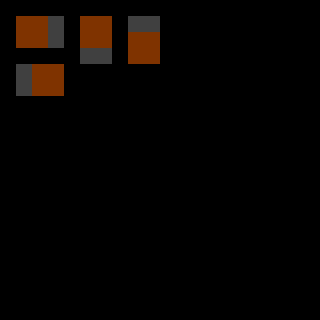

This is a level from a 2D game, rendered from its Tiled map with the project's own tilesets. A one-line summary and the complete map file follow:
An orthogonal 20x20 tile map with 16x16 px tiles, 2 tile layers (regions, input_set), 1 hidden layer not drawn, 2 tilesets.

<map version="1.0" orientation="orthogonal" renderorder="right-down" width="20" height="20" tilewidth="16" tileheight="16" nextobjectid="6">
 <properties>
  <property name="NoOverlappingRules" value="true" />
 </properties>
 <tileset firstgid="1" name="ruleset" tilewidth="16" tileheight="16" tilecount="60" columns="10">
  <image source="../tilesets/ruleset.png" width="160" height="96" />
 </tileset>
 <tileset firstgid="61" name="dungeon_a2" tilewidth="16" tileheight="16" tilecount="768" columns="32">
  <image source="../tilesets/dungeon_a2.png" width="512" height="384" />
 </tileset>
 <layer name="regions" width="20" height="20">
  <data encoding="csv">
0,0,0,0,0,0,0,0,0,0,0,0,0,0,0,0,0,0,0,0,
0,1,1,1,0,1,1,0,1,1,0,0,0,0,0,0,0,0,0,0,
0,1,1,1,0,1,1,0,1,1,0,0,0,0,0,0,0,0,0,0,
0,0,0,0,0,1,1,0,1,1,0,0,0,0,0,0,0,0,0,0,
0,1,1,1,0,0,0,0,0,0,0,0,0,0,0,0,0,0,0,0,
0,1,1,1,0,0,0,0,0,0,0,0,0,0,0,0,0,0,0,0,
0,0,0,0,0,0,0,0,0,0,0,0,0,0,0,0,0,0,0,0,
0,0,0,0,0,0,0,0,0,0,0,0,0,0,0,0,0,0,0,0,
0,0,0,0,0,0,0,0,0,0,0,0,0,0,0,0,0,0,0,0,
0,0,0,0,0,0,0,0,0,0,0,0,0,0,0,0,0,0,0,0,
0,0,0,0,0,0,0,0,0,0,0,0,0,0,0,0,0,0,0,0,
0,0,0,0,0,0,0,0,0,0,0,0,0,0,0,0,0,0,0,0,
0,0,0,0,0,0,0,0,0,0,0,0,0,0,0,0,0,0,0,0,
0,0,0,0,0,0,0,0,0,0,0,0,0,0,0,0,0,0,0,0,
0,0,0,0,0,0,0,0,0,0,0,0,0,0,0,0,0,0,0,0,
0,0,0,0,0,0,0,0,0,0,0,0,0,0,0,0,0,0,0,0,
0,0,0,0,0,0,0,0,0,0,0,0,0,0,0,0,0,0,0,0,
0,0,0,0,0,0,0,0,0,0,0,0,0,0,0,0,0,0,0,0,
0,0,0,0,0,0,0,0,0,0,0,0,0,0,0,0,0,0,0,0,
0,0,0,0,0,0,0,0,0,0,0,0,0,0,0,0,0,0,0,0
</data>
 </layer>
 <layer name="input_set" width="20" height="20">
  <data encoding="csv">
0,0,0,0,0,0,0,0,0,0,0,0,0,0,0,0,0,0,0,0,
0,13,13,4,0,13,13,0,4,4,0,0,0,0,0,0,0,0,0,0,
0,13,13,4,0,13,13,0,13,13,0,0,0,0,0,0,0,0,0,0,
0,0,0,0,0,4,4,0,13,13,0,0,0,0,0,0,0,0,0,0,
0,4,13,13,0,0,0,0,0,0,0,0,0,0,0,0,0,0,0,0,
0,4,13,13,0,0,0,0,0,0,0,0,0,0,0,0,0,0,0,0,
0,0,0,0,0,0,0,0,0,0,0,0,0,0,0,0,0,0,0,0,
0,0,0,0,0,0,0,0,0,0,0,0,0,0,0,0,0,0,0,0,
0,0,0,0,0,0,0,0,0,0,0,0,0,0,0,0,0,0,0,0,
0,0,0,0,0,0,0,0,0,0,0,0,0,0,0,0,0,0,0,0,
0,0,0,0,0,0,0,0,0,0,0,0,0,0,0,0,0,0,0,0,
0,0,0,0,0,0,0,0,0,0,0,0,0,0,0,0,0,0,0,0,
0,0,0,0,0,0,0,0,0,0,0,0,0,0,0,0,0,0,0,0,
0,0,0,0,0,0,0,0,0,0,0,0,0,0,0,0,0,0,0,0,
0,0,0,0,0,0,0,0,0,0,0,0,0,0,0,0,0,0,0,0,
0,0,0,0,0,0,0,0,0,0,0,0,0,0,0,0,0,0,0,0,
0,0,0,0,0,0,0,0,0,0,0,0,0,0,0,0,0,0,0,0,
0,0,0,0,0,0,0,0,0,0,0,0,0,0,0,0,0,0,0,0,
0,0,0,0,0,0,0,0,0,0,0,0,0,0,0,0,0,0,0,0,
0,0,0,0,0,0,0,0,0,0,0,0,0,0,0,0,0,0,0,0
</data>
 </layer>
 <layer name="output_under1 ground" width="20" height="20" visible="0">
  <data encoding="csv">
0,0,0,0,0,0,0,0,0,0,0,0,0,0,0,0,0,0,0,0,
0,0,0,200,0,0,0,0,135,134,0,0,0,0,0,0,0,0,0,0,
0,0,0,168,0,0,0,0,0,0,0,0,0,0,0,0,0,0,0,0,
0,0,0,0,0,231,230,0,0,0,0,0,0,0,0,0,0,0,0,0,
0,197,0,0,0,0,0,0,0,0,0,0,0,0,0,0,0,0,0,0,
0,165,0,0,0,0,0,0,0,0,0,0,0,0,0,0,0,0,0,0,
0,0,0,0,0,0,0,0,0,0,0,0,0,0,0,0,0,0,0,0,
0,0,0,0,0,0,0,0,0,0,0,0,0,0,0,0,0,0,0,0,
0,0,0,0,0,0,0,0,0,0,0,0,0,0,0,0,0,0,0,0,
0,0,0,0,0,0,0,0,0,0,0,0,0,0,0,0,0,0,0,0,
0,0,0,0,0,0,0,0,0,0,0,0,0,0,0,0,0,0,0,0,
0,0,0,0,0,0,0,0,0,0,0,0,0,0,0,0,0,0,0,0,
0,0,0,0,0,0,0,0,0,0,0,0,0,0,0,0,0,0,0,0,
0,0,0,0,0,0,0,0,0,0,0,0,0,0,0,0,0,0,0,0,
0,0,0,0,0,0,0,0,0,0,0,0,0,0,0,0,0,0,0,0,
0,0,0,0,0,0,0,0,0,0,0,0,0,0,0,0,0,0,0,0,
0,0,0,0,0,0,0,0,0,0,0,0,0,0,0,0,0,0,0,0,
0,0,0,0,0,0,0,0,0,0,0,0,0,0,0,0,0,0,0,0,
0,0,0,0,0,0,0,0,0,0,0,0,0,0,0,0,0,0,0,0,
0,0,0,0,0,0,0,0,0,0,0,0,0,0,0,0,0,0,0,0
</data>
 </layer>
</map>
